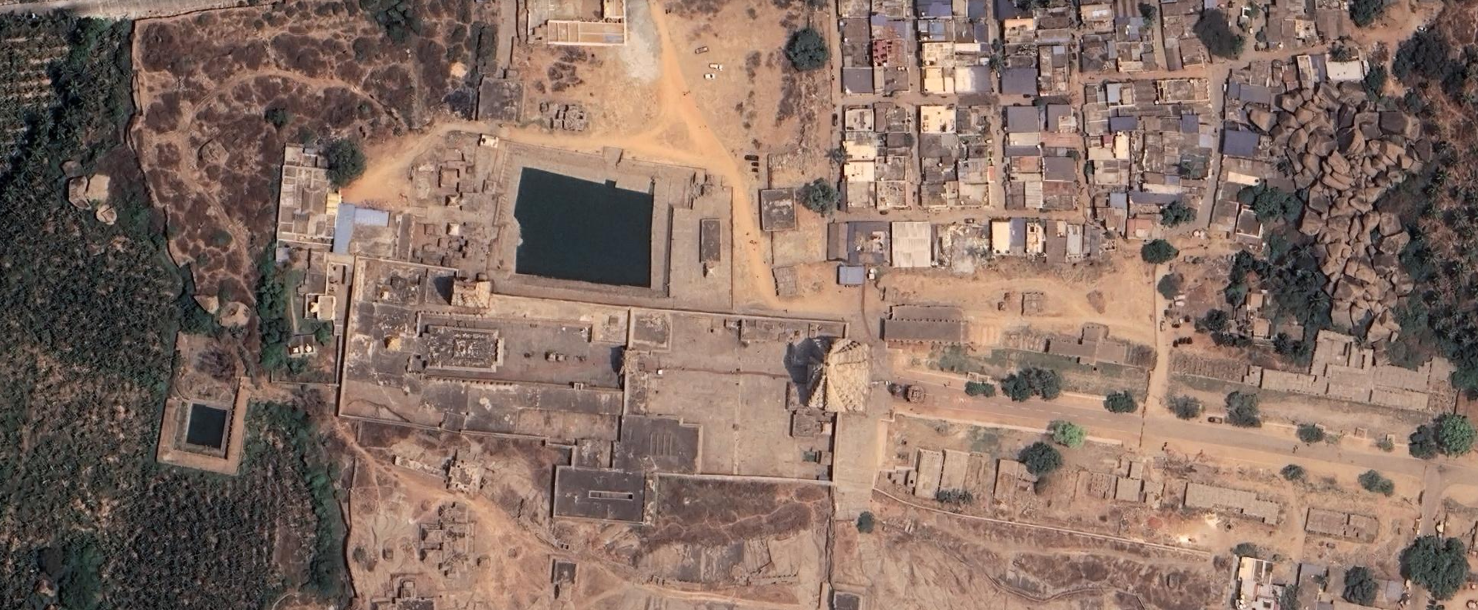
#> input picture Files/images/img1.png, 1478 x 610 px, found by its file name; its folder holds only this picture in this run
$ python preprocess.py
#> lines starting #> are read from the running program, lines starting #| are printed output that depends on the picture
import cv2
import os
import numpy as np

IMG_DIR = "segmentation_dataset/images"
MASK_DIR = "segmentation_dataset/masks"
IMG_SIZE = 256

def preprocess():
    for folder in [IMG_DIR, MASK_DIR]:
        for file in os.listdir(folder):
            if file.endswith(".png"):
                path = os.path.join(folder, file)
                img = cv2.imread(path, cv2.IMREAD_GRAYSCALE if folder == MASK_DIR else cv2.IMREAD_COLOR)
#> img is the input picture: shape (610, 1478, 3); mean B, G, R 99, 110.6, 133.8
                img = cv2.resize(img, (IMG_SIZE, IMG_SIZE))
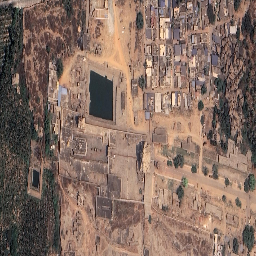
#> img: shape (256, 256, 3); mean B, G, R 98.9, 110.4, 133.7
                cv2.imwrite(path, img)

    print(" Preprocessing completed (256x256 resize)")

if __name__ == "__main__":
#> (the run stopped early here; a loop or call above may not have finished)
